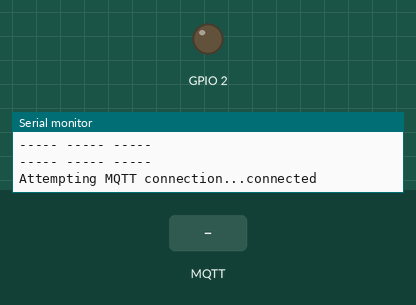
This sketch was run on a simulated ESP8266 (NodeMCU). Parts: output pins drawn as LEDs (lit = HIGH), the last lines printed to the serial monitor. Inputs (shaded band) come from the test bench. WiFi joins after 1.5 s; servers stay silent unless stated; no MQTT or app messages arrive unless stated.

Above: at 4.7 s.
4.8 s: MQTT message "ledStatus" arrives on the first subscribed topic
At 6.0 s:
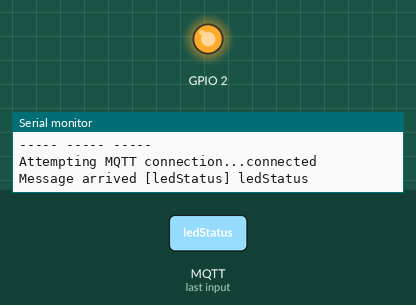
6.3 s: MQTT message "1" arrives on the first subscribed topic
At 7.3 s:
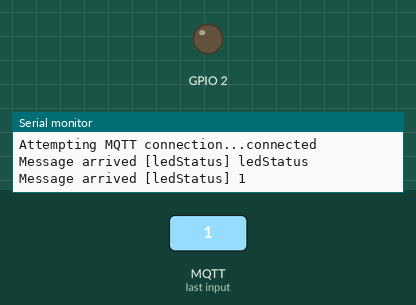
7.8 s: MQTT message "0" arrives on the first subscribed topic
At 8.4 s:
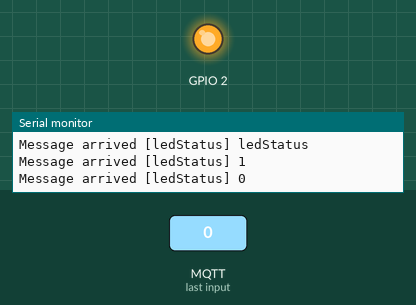
Timing chart, 0 to 10.8 s (numbered marks = the images above; inputs shaded):
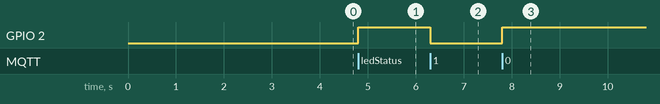

The sketch:

readMQTTTopic.ino
```cpp
/*
 * Used libraries
 * - PubSubClient by Nick O'Leary 2.6.0 (https://pubsubclient.knolleary.net/)
 *
 * to install: Sketch -> Include Library -> Manage Libraries -> Search
 */

#include <ESP8266WiFi.h>
#include <PubSubClient.h>

const char* ssid = "";
const char* password = "";
const char* mqtt_server = "";
const char* mqtt_user = "tq";
const char* mqtt_password = "campus2018";

WiFiClient espClient;
PubSubClient client(espClient);

void setup() {
  delay(2000);
  Serial.begin(115200);

  setup_mqtt();
}

void setup_mqtt()
{
  Serial.println("Starte MQTT Setup");
  pinMode(BUILTIN_LED, OUTPUT);     // Initialize the BUILTIN_LED pin as an output
  setup_wifi();
  client.setServer(mqtt_server, 1883);
  client.setCallback(callback);
  Serial.println("----- ----- -----");
}

void setup_wifi() {
  Serial.println("Starte WiFi Setup");
  delay(10);
  // We start by connecting to a WiFi network
  Serial.println();
  Serial.print("Connecting to ");
  Serial.println(ssid);

  WiFi.begin(ssid, password);

  int c = 0;
  while (WiFi.status() != WL_CONNECTED && 10 > c++)
  {
    delay(500);
    Serial.print(".");
  }

  Serial.println("");
  Serial.println("WiFi connected");
  Serial.println("IP address: ");
  Serial.println(WiFi.localIP());
  Serial.println("----- ----- -----");
}

void callback(char* topic, byte* payload, unsigned int length) {
  Serial.print("Message arrived [");
  Serial.print(topic);
  Serial.print("] ");
  for (int i = 0; i < length; i++) {
    Serial.print((char)payload[i]);
  }
  Serial.println();

  if (strcmp(topic,"ledStatus")==0) {
    // Switch on the LED if an 1 was received as first character
    if ((char)payload[0] == '1') {
      digitalWrite(BUILTIN_LED, LOW);   // Turn the LED on (Note that LOW is the voltage level
      // but actually the LED is on; this is because
      // it is acive low on the ESP-01)
    } else {
      digitalWrite(BUILTIN_LED, HIGH);  // Turn the LED off by making the voltage HIGH
    }
  }

  if (strcmp(topic,"home/basement/work/temperatur")==0) {
    Serial.println("to something based on the temperature");
  }
}

void reconnect() {
  // Loop until we're reconnected
  while (!client.connected()) {
    Serial.print("Attempting MQTT connection...");
    // Attempt to connect
    if (client.connect(WiFi.macAddress().c_str(), mqtt_user, mqtt_password)) {
      Serial.println("connected");
      // ... and subscribe to one or more topics
      client.subscribe("ledStatus");
      client.subscribe("home/basement/#");
    } else {
      Serial.print("failed, rc=");
      Serial.print(client.state());
      Serial.println(" try again in 5 seconds");
      // Wait 5 seconds before retrying
      delay(5000);
    }
  }
}

void loop() {
  if (!client.connected()) {
    reconnect();
  }
  client.loop();
}
```

Measured:
- after the input at 4.8 s, GPIO 2: LOW → HIGH at once
- after the input at 6.3 s, GPIO 2: HIGH → LOW at once
- after the input at 7.8 s, GPIO 2: LOW → HIGH at once
